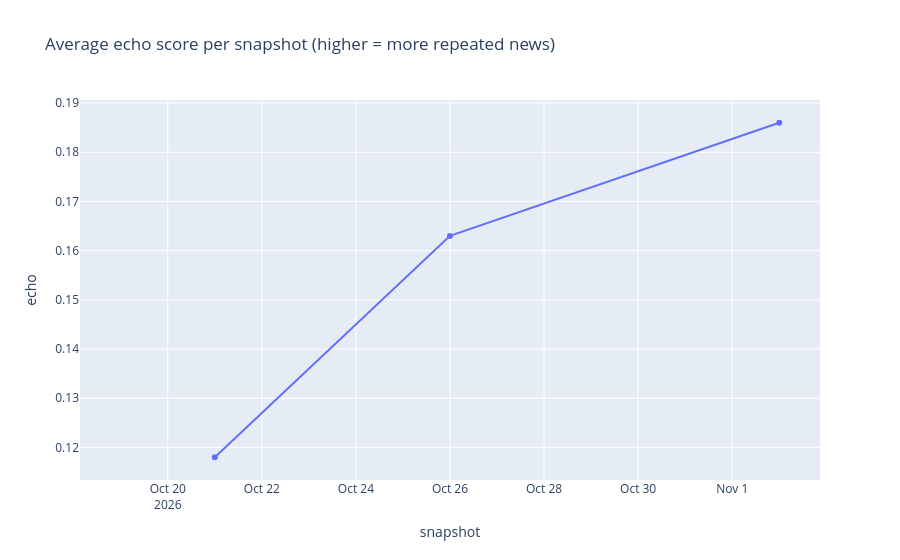

Notebook code for this chart:
### Code cell
px.line(trend.reset_index(), x="snapshot", y="echo", markers=True,
        title="Average echo score per snapshot (higher = more repeated news)").show()

### Figure 1 — Plotly figure (JSON) as saved in the notebook; plotly's stock layout.template omitted (floating-point values rounded to 4 significant figures)
{"data": [{"hovertemplate": "snapshot=%{x}<br>echo=%{y}<extra></extra>", "legendgroup": "", "line": {"color": "#636efa", "dash": "solid"}, "marker": {"symbol": "circle"}, "mode": "lines+markers", "name": "", "orientation": "v", "showlegend": false, "type": "scatter", "x": ["2026-10-19", "2026-10-21", "2026-10-26", "2026-11-02"], "xaxis": "x", "y": [NaN, 0.118, 0.163, 0.186], "yaxis": "y"}], "layout": {"legend": {"tracegroupgap": 0}, "title": {"text": "Average echo score per snapshot (higher = more repeated news)"}, "xaxis": {"anchor": "y", "domain": [0.0, 1.0], "title": {"text": "snapshot"}}, "yaxis": {"anchor": "x", "domain": [0.0, 1.0], "title": {"text": "echo"}}}}
